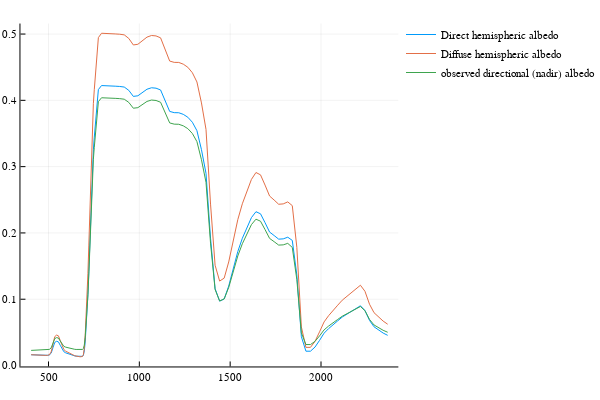

Notebook cell for this chart:
### Markdown cell above
## Canopy albedos
need to still check whether directional is ok, looks a bit low.

### Code cell
plot(wl,canRad.alb_direct, label="Direct hemispheric albedo")
plot!(wl,canRad.alb_diffuse, label="Diffuse hemispheric albedo")
plot!(wl,canRad.alb_obs, label="observed directional (nadir) albedo")
